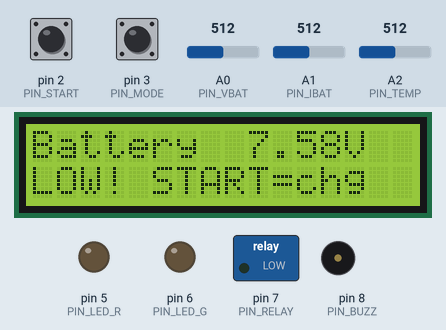
Simulated run of this sketch. Board: Arduino Nano, built with avr-gcc and run on an emulated ATmega328P. Parts: 16×2 character LCD, switched loads named in the sketch (green lamp = pin HIGH), output pins drawn as LEDs (lit = HIGH), buzzer (waves = sounding, pin HIGH). Dashed ring = blinking. The inputs (shaded band) are chosen by the test bench; at power-on: pin 2 (PIN_START) HIGH, A2 (PIN_TEMP) = 512, A0 (PIN_VBAT) = 512, pin 3 (PIN_MODE) HIGH, A1 (PIN_IBAT) = 512.

Above: at 2.7 s.
2.8 s: pin 2 (PIN_START) pulled LOW for 0.15 s
At 4.0 s:
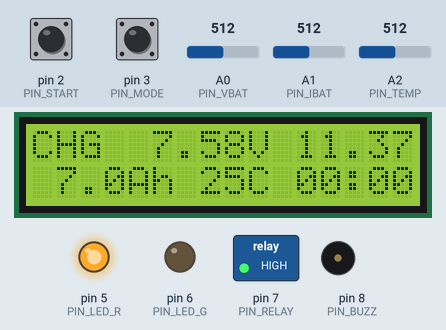
5.9 s: A2 (PIN_TEMP) set to 6
8.9 s: pin 2 (PIN_START) pulled LOW for 1 s
At 9.4 s:
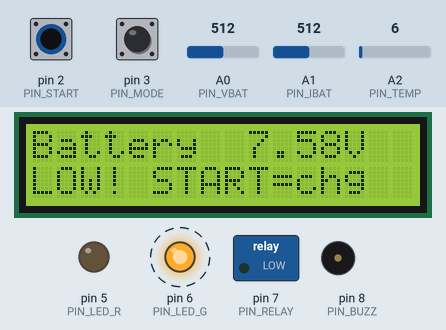
10.5 s: A0 (PIN_VBAT) set to 650
At 11.0 s:
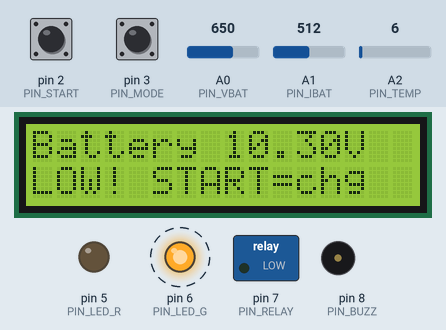
12.3 s: A0 (PIN_VBAT) set to 677
At 15.18 s:
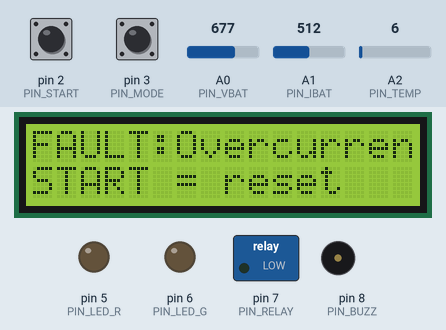
15.3 s: pin 2 (PIN_START) pulled LOW for 0.15 s
At 15.8 s:
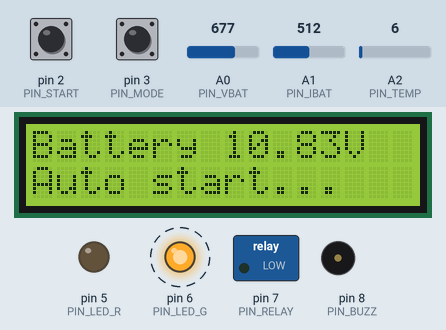
Timing chart, 0 to 17.0 s (numbered marks = the images above; inputs shaded):
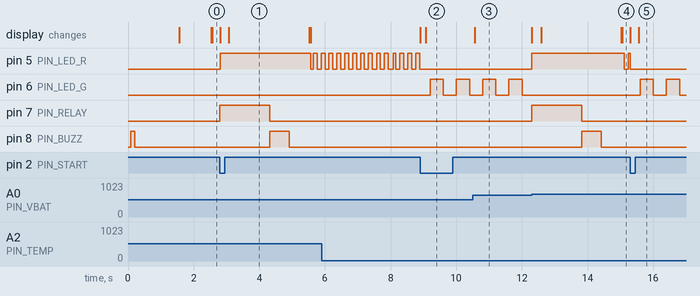

The sketch:

SmartCharger.ino
```cpp
/*
  เครื่องชาร์จแบตอัจฉริยะแบบสแตนด์อโลน (Smart Standalone Battery Charger)
  บอร์ด : Arduino Nano (ATmega328P)
  แบต   : ตะกั่วกรด / AGM / Gel 12V ขนาด 4.5–12Ah
  ไลบรารี: LiquidCrystal I2C (Frank de Brabander) — ติดตั้งจาก Library Manager

  ขาที่ใช้
    A0 แรงดันแบต (R1 10k / R2 3.3k)     A1 กระแสชาร์จ (R10 0.22R)
    A2 อุณหภูมิ NTC 10k (R9 10k)         A4 SDA, A5 SCL -> จอ LCD I2C
    D2 ปุ่ม START   D3 ปุ่ม MODE   D5 LED แดง   D6 LED เขียว   D7 รีเลย์   D8 บัซเซอร์
*/
#include <Wire.h>
#include <EEPROM.h>
#include <LiquidCrystal_I2C.h>

LiquidCrystal_I2C lcd(0x27, 16, 2);   // ถ้าจอไม่ขึ้น เปลี่ยนเป็น 0x3F

// ---------- ขา ----------
const byte PIN_VBAT  = A0;
const byte PIN_IBAT  = A1;
const byte PIN_TEMP  = A2;
const byte PIN_START = 2;
const byte PIN_MODE  = 3;
const byte PIN_LED_R = 5;
const byte PIN_LED_G = 6;
const byte PIN_RELAY = 7;
const byte PIN_BUZZ  = 8;

// ---------- ค่าคาลิเบรต (แก้ให้ตรงกับมัลติมิเตอร์) ----------
const float VCC_REAL  = 5.00;                 // วัดแรงดันขา 5V ของ Nano แล้วใส่ค่าจริง
const float DIV_RATIO = (10.0 + 3.3) / 3.3;   // (R1 + R2) / R2
const float R_SHUNT   = 0.22;                 // R10
const float V_CAL     = 1.000;                // ตัวคูณแก้แรงดัน เช่น 1.012
const float NTC_R0    = 10000.0, NTC_B = 3950.0, R_NTC_PULLUP = 10000.0;

// ---------- เกณฑ์การชาร์จ แบตตะกั่วกรด 12V ----------
const float V_NO_BATT  = 3.0;    // ต่ำกว่านี้ = ไม่มีแบต หรือต่อกลับขั้ว
const float V_DEEP     = 10.5;   // ต่ำกว่านี้ = แบตหมดลึก เตือนแต่ยังชาร์จได้
const float V_FULL_CHG = 14.1;   // ขณะชาร์จต้องถึงค่านี้ก่อนจะนับว่าเต็ม
const float V_RECHARGE = 12.6;   // หลังเต็ม ถ้าแรงดันพักต่ำกว่านี้ ชาร์จต่อ
const float I_SHORT    = 2.2;    // กระแสเกินนี้ = ลัดวงจร
const float T_STOP     = 45.0;   // ร้อนเกิน หยุดชาร์จ
const float T_RESUME   = 40.0;   // เย็นลงแล้ว ชาร์จต่อ
const unsigned long MAX_CHARGE_MS = 20UL * 3600UL * 1000UL;  // ชาร์จนานสุด 20 ชม.
const unsigned long REST_EVERY_MS = 60000UL;                 // ทุก 1 นาที ตัดรีเลย์วัดแรงดันพัก
const unsigned long FULL_HOLD_MS  = 120000UL;                // เงื่อนไขเต็มต้องค้าง 2 นาที

const float CAPS[] = {4.5, 7.0, 9.0, 12.0};   // ความจุแบต (Ah) เลือกด้วยปุ่ม MODE
const byte NUM_CAPS = sizeof(CAPS) / sizeof(CAPS[0]);
byte capIdx = 1;

enum State { NO_BATT, READY, CHARGING, PAUSED, HOT, FULL, FAULT };
State state = NO_BATT;
const char *faultMsg = "";

float vBat = 0, iBat = 0, tempC = 25, vRest = 0;
bool tempOk = false, relayOn = false;
unsigned long tState = 0, tCharge = 0, tLastRest = 0, tFull = 0, tLow = 0, tShort = 0, tLcd = 0;

// ---------- ฮาร์ดแวร์ ----------
float readAvg(byte pin) {
  long sum = 0;
  for (byte i = 0; i < 16; i++) sum += analogRead(pin);
  return sum / 16.0;
}

void measure() {
  float rawI = readAvg(PIN_IBAT);
  iBat = rawI * VCC_REAL / 1023.0 / R_SHUNT;
  // A0 วัดเทียบ GND แต่ขั้วลบแบตลอยอยู่บน R10 จึงต้องลบแรงดันตก I*R ออก
  float vNode = readAvg(PIN_VBAT) * VCC_REAL / 1023.0 * DIV_RATIO * V_CAL;
  vBat = vNode - iBat * R_SHUNT;

  float rawT = readAvg(PIN_TEMP);
  tempOk = rawT > 10 && rawT < 1013;            // ถ้าไม่ได้เสียบ NTC จะข้ามการเช็กอุณหภูมิ
  if (tempOk) {
    float r = R_NTC_PULLUP * rawT / (1023.0 - rawT);
    tempC = 1.0 / (1.0 / 298.15 + log(r / NTC_R0) / NTC_B) - 273.15;
  }
}

void setRelay(bool on) {
  relayOn = on;
  digitalWrite(PIN_RELAY, on ? HIGH : LOW);
}

void beep(byte n, int ms = 120) {
  for (byte i = 0; i < n; i++) {
    digitalWrite(PIN_BUZZ, HIGH); delay(ms);
    digitalWrite(PIN_BUZZ, LOW);  delay(ms);
  }
}

void go(State s) {
  state = s;
  tState = millis();
  setRelay(s == CHARGING);
  if (s == CHARGING && tCharge == 0) tCharge = millis();
  if (s == NO_BATT || s == READY) tCharge = 0;
  tFull = tLow = tShort = 0;
  if (s == FULL) beep(3);
  if (s == FAULT) beep(1, 600);
  lcd.clear();
}

void fault(const char *msg) { faultMsg = msg; go(FAULT); }

// ---------- ปุ่ม (กดลง GND, ใช้ INPUT_PULLUP) ----------
bool pressed(byte pin) {
  static bool last[14];
  static unsigned long tEdge[14];
  bool down = digitalRead(pin) == LOW;
  if (down != last[pin] && millis() - tEdge[pin] > 40) {
    last[pin] = down;
    tEdge[pin] = millis();
    if (down) return true;
  }
  return false;
}

// ---------- การแสดงผล ----------
void fmt(char *out, float v, byte width, byte dec) { dtostrf(v, width, dec, out); }

void drawLcd() {
  char a[8], b[8], line[17];
  lcd.setCursor(0, 0);
  switch (state) {
    case NO_BATT:
      lcd.print(F("Connect battery "));
      lcd.setCursor(0, 1);
      fmt(a, CAPS[capIdx], 4, 1);
      snprintf(line, sizeof line, "Cap %sAh  MODE>", a);
      lcd.print(line);
      break;
    case READY:
      fmt(a, vBat, 5, 2);
      snprintf(line, sizeof line, "Battery %sV  ", a);
      lcd.print(line);
      lcd.setCursor(0, 1);
      lcd.print(vBat < V_DEEP ? F("LOW! START=chg ") : F("Auto start...   "));
      break;
    case CHARGING: {
      fmt(a, vBat, 5, 2); fmt(b, iBat, 4, 2);
      snprintf(line, sizeof line, "CHG %sV %sA", a, b);
      lcd.print(line);
      unsigned long m = (millis() - tCharge) / 60000UL;
      fmt(a, CAPS[capIdx], 4, 1);
      if (tempOk) { fmt(b, tempC, 2, 0); }
      else strcpy(b, "--");
      snprintf(line, sizeof line, "%sAh %sC %02lu:%02lu", a, b, m / 60, m % 60);
      lcd.setCursor(0, 1); lcd.print(line);
      break;
    }
    case PAUSED:
      fmt(a, vBat, 5, 2);
      snprintf(line, sizeof line, "PAUSED %sV  ", a);
      lcd.print(line);
      lcd.setCursor(0, 1); lcd.print(F("START = resume  "));
      break;
    case HOT:
      fmt(a, tempC, 3, 0);
      snprintf(line, sizeof line, "TOO HOT %sC    ", a);
      lcd.print(line);
      lcd.setCursor(0, 1); lcd.print(F("Cooling down... "));
      break;
    case FULL:
      fmt(a, vBat, 5, 2);
      snprintf(line, sizeof line, "FULL %sV     ", a);
      lcd.print(line);
      lcd.setCursor(0, 1); lcd.print(F("Battery charged "));
      break;
    case FAULT:
      lcd.print(F("FAULT:          "));
      lcd.setCursor(6, 0); lcd.print(faultMsg);
      lcd.setCursor(0, 1); lcd.print(F("START = reset   "));
      break;
  }
}

void updateLeds() {
  bool blink = (millis() / 400) % 2;
  bool fast  = (millis() / 120) % 2;
  bool red = false, green = false;
  switch (state) {
    case CHARGING: red = true; break;
    case PAUSED:
    case HOT:      red = blink; break;
    case FAULT:    red = fast; break;
    case FULL:     green = true; break;
    case READY:    green = blink; break;
    default: break;
  }
  digitalWrite(PIN_LED_R, red);
  digitalWrite(PIN_LED_G, green);
}

// ---------- ตั้งค่า ----------
void setup() {
  pinMode(PIN_START, INPUT_PULLUP);
  pinMode(PIN_MODE, INPUT_PULLUP);
  pinMode(PIN_LED_R, OUTPUT);
  pinMode(PIN_LED_G, OUTPUT);
  pinMode(PIN_RELAY, OUTPUT);
  pinMode(PIN_BUZZ, OUTPUT);
  setRelay(false);

  byte saved = EEPROM.read(0);
  if (saved < NUM_CAPS) capIdx = saved;

  lcd.init();
  lcd.backlight();
  lcd.print(F("Smart Charger"));
  lcd.setCursor(0, 1);
  lcd.print(F("12V Lead-Acid"));
  beep(1);
  delay(1200);
  go(NO_BATT);
}

// ---------- วงจรหลัก ----------
void loop() {
  measure();
  unsigned long now = millis();
  bool btnStart = pressed(PIN_START);
  bool btnMode  = pressed(PIN_MODE);

  if (btnMode && state != CHARGING) {
    capIdx = (capIdx + 1) % NUM_CAPS;
    EEPROM.update(0, capIdx);
    beep(1, 40);
  }

  // ป้องกัน: ลัดวงจร / กระแสเกิน
  if (relayOn && iBat > I_SHORT) {
    if (!tShort) tShort = now;
    if (now - tShort > 1500) fault("Overcurrent");
  } else tShort = 0;

  float iFull = max(0.06, CAPS[capIdx] * 0.02);   // กระแสหางเมื่อเต็ม ~0.02C

  switch (state) {
    case NO_BATT:
      if (vBat > V_NO_BATT && now - tState > 1000) go(READY);
      break;

    case READY:
      if (vBat < V_NO_BATT) go(NO_BATT);
      else if (btnStart || (vBat >= V_DEEP && now - tState > 3000)) go(CHARGING);
      break;

    case CHARGING:
      if (btnStart) { go(PAUSED); break; }
      if (tempOk && tempC >= T_STOP) { go(HOT); break; }
      if (now - tCharge > MAX_CHARGE_MS) { fault("Timeout"); break; }

      // ตัดรีเลย์ชั่วครู่เพื่อวัดแรงดันพักจริงของแบต
      if (now - tLastRest > REST_EVERY_MS) {
        setRelay(false);
        delay(2000);
        measure();
        vRest = vBat;
        tLastRest = millis();
        if (vRest < V_NO_BATT) { go(NO_BATT); break; }   // ถอดแบตออกระหว่างชาร์จ
        setRelay(true);
        delay(300);
        measure();
      }

      if (vBat >= V_FULL_CHG && iBat <= iFull) {
        if (!tFull) tFull = now;
        if (now - tFull > FULL_HOLD_MS) go(FULL);
      } else tFull = 0;
      break;

    case PAUSED:
      if (vBat < V_NO_BATT) go(NO_BATT);
      else if (btnStart) go(CHARGING);
      break;

    case HOT:
      if (!tempOk || tempC <= T_RESUME) go(CHARGING);
      break;

    case FULL:
      if (vBat < V_NO_BATT) { go(NO_BATT); break; }
      if (btnStart) { tCharge = 0; go(CHARGING); break; }
      if (vBat < V_RECHARGE) {                 // แบตเริ่มลด ชาร์จเติม
        if (!tLow) tLow = now;
        if (now - tLow > 30000) { tCharge = 0; go(CHARGING); }
      } else tLow = 0;
      break;

    case FAULT:
      if (btnStart) go(vBat > V_NO_BATT ? READY : NO_BATT);
      break;
  }

  updateLeds();
  if (now - tLcd > 500) { tLcd = now; drawLcd(); }
}
```

Measured:
- the behaviour switches between 660 and 661 on A0 (PIN_VBAT) (found by bisection; images 3 and 4)
- after the input at 2.8 s, pin 5 (PIN_LED_R): goes HIGH 2.8 s, LOW 0.07 s, HIGH 0.12 s, LOW 0.12 s, then HIGH, starting at once; pin 6 (PIN_LED_G): stops changing and stays LOW
- after the input at 8.9 s, pin 5 (PIN_LED_R): stops changing and stays LOW; pin 6 (PIN_LED_G): alternates HIGH for 0.40 s and LOW for 0.40 s, starting after 0.30 s; the display: first changes at once (image 2 shows a later state)
- after the input at 10.5 s, the display: changes after 0.06 s (image 3)
- after the input at 12.3 s, pin 5 (PIN_LED_R): LOW → HIGH at once, → LOW 2.8 s later, → HIGH 0.12 s later; pin 6 (PIN_LED_G): stops changing and stays LOW; pin 7 (PIN_RELAY): LOW → HIGH at once, → LOW 1.5 s later; pin 8 (PIN_BUZZ): LOW → HIGH after 1.5 s, → LOW 0.60 s later; the display: first changes at once (image 4 shows a later state)
- after the input at 15.3 s, pin 6 (PIN_LED_G): alternates HIGH for 0.40 s and LOW for 0.40 s, starting after 0.30 s; the display: first changes at once (image 5 shows a later state)
- what the display in image 1 shows lasts 2.4 s, from 3.1 s to 5.5 s
